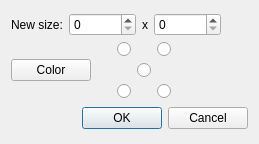
<?xml version="1.0" encoding="UTF-8"?>
<ui version="4.0">
 <class>PadToSizeDialog</class>
 <widget class="QDialog" name="PadToSizeDialog">
  <property name="windowModality">
   <enum>Qt::ApplicationModal</enum>
  </property>
  <property name="geometry">
   <rect>
    <x>0</x>
    <y>0</y>
    <width>259</width>
    <height>144</height>
   </rect>
  </property>
  <property name="windowTitle">
   <string>Pad to size</string>
  </property>
  <layout class="QGridLayout" name="gridLayout_2">
   <item row="1" column="0">
    <widget class="QDialogButtonBox" name="buttonBox">
     <property name="orientation">
      <enum>Qt::Horizontal</enum>
     </property>
     <property name="standardButtons">
      <set>QDialogButtonBox::Cancel|QDialogButtonBox::Ok</set>
     </property>
    </widget>
   </item>
   <item row="0" column="0">
    <layout class="QVBoxLayout" name="verticalLayout">
     <item>
      <layout class="QHBoxLayout" name="horizontalLayout">
       <item>
        <widget class="QLabel" name="labelNewSize">
         <property name="text">
          <string>New size:</string>
         </property>
        </widget>
       </item>
       <item>
        <widget class="QSpinBox" name="spinBoxWidth">
         <property name="maximum">
          <number>999999</number>
         </property>
        </widget>
       </item>
       <item>
        <widget class="QLabel" name="labelX">
         <property name="text">
          <string>x</string>
         </property>
        </widget>
       </item>
       <item>
        <widget class="QSpinBox" name="spinBoxHeight">
         <property name="maximum">
          <number>999999</number>
         </property>
        </widget>
       </item>
       <item>
        <spacer name="horizontalSpacer">
         <property name="orientation">
          <enum>Qt::Horizontal</enum>
         </property>
         <property name="sizeHint" stdset="0">
          <size>
           <width>40</width>
           <height>20</height>
          </size>
         </property>
        </spacer>
       </item>
      </layout>
     </item>
     <item>
      <layout class="QHBoxLayout" name="horizontalLayout_3">
       <item>
        <widget class="QPushButton" name="pushButtonColor">
         <property name="text">
          <string>Color</string>
         </property>
        </widget>
       </item>
       <item>
        <spacer name="horizontalSpacer_3">
         <property name="orientation">
          <enum>Qt::Horizontal</enum>
         </property>
         <property name="sizeType">
          <enum>QSizePolicy::Fixed</enum>
         </property>
         <property name="sizeHint" stdset="0">
          <size>
           <width>20</width>
           <height>20</height>
          </size>
         </property>
        </spacer>
       </item>
       <item>
        <layout class="QGridLayout" name="gridLayout">
         <item row="2" column="0">
          <widget class="QRadioButton" name="radioButtonLD">
           <property name="text">
            <string/>
           </property>
          </widget>
         </item>
         <item row="1" column="1">
          <widget class="QRadioButton" name="radioButtonC">
           <property name="text">
            <string/>
           </property>
          </widget>
         </item>
         <item row="0" column="0">
          <widget class="QRadioButton" name="radioButtonLU">
           <property name="text">
            <string/>
           </property>
          </widget>
         </item>
         <item row="0" column="2">
          <widget class="QRadioButton" name="radioButtonRU">
           <property name="text">
            <string/>
           </property>
          </widget>
         </item>
         <item row="2" column="2">
          <widget class="QRadioButton" name="radioButtonRD">
           <property name="text">
            <string/>
           </property>
          </widget>
         </item>
        </layout>
       </item>
       <item>
        <spacer name="horizontalSpacer_2">
         <property name="orientation">
          <enum>Qt::Horizontal</enum>
         </property>
         <property name="sizeHint" stdset="0">
          <size>
           <width>40</width>
           <height>20</height>
          </size>
         </property>
        </spacer>
       </item>
      </layout>
     </item>
    </layout>
   </item>
  </layout>
 </widget>
 <resources/>
 <connections>
  <connection>
   <sender>buttonBox</sender>
   <signal>accepted()</signal>
   <receiver>PadToSizeDialog</receiver>
   <slot>accept()</slot>
   <hints>
    <hint type="sourcelabel">
     <x>248</x>
     <y>254</y>
    </hint>
    <hint type="destinationlabel">
     <x>157</x>
     <y>274</y>
    </hint>
   </hints>
  </connection>
  <connection>
   <sender>buttonBox</sender>
   <signal>rejected()</signal>
   <receiver>PadToSizeDialog</receiver>
   <slot>reject()</slot>
   <hints>
    <hint type="sourcelabel">
     <x>316</x>
     <y>260</y>
    </hint>
    <hint type="destinationlabel">
     <x>286</x>
     <y>274</y>
    </hint>
   </hints>
  </connection>
 </connections>
</ui>
